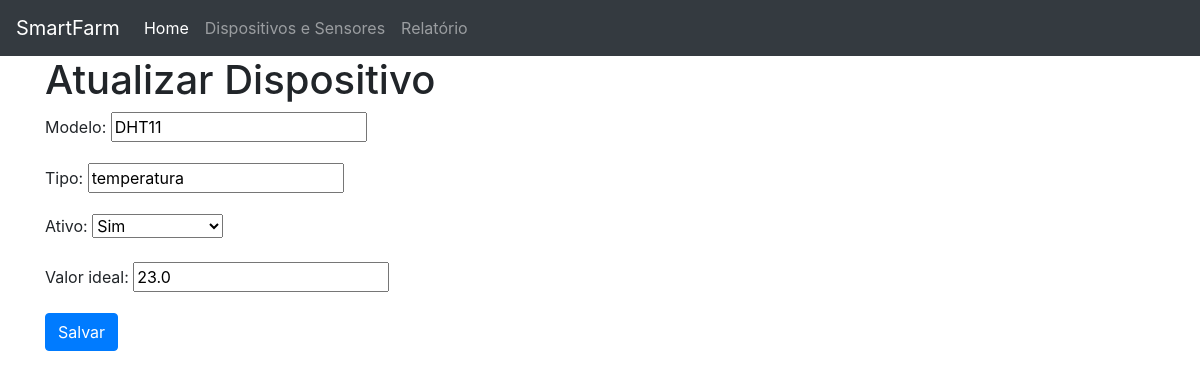
The app's page /sensores/atualizar/44/ with its own data.
### app/models.py (models this page shows)
class Sensor(models.Model):
    modelo = models.CharField(max_length=100, blank=True, null=True)
    tipo = models.CharField(max_length=100, blank=True, null=True)
    ultima_leitura = models.DateTimeField(blank=True, null=True)
    ativo = models.BooleanField(blank=True, null=True)
    valor_ideal = models.FloatField(blank=True, null=True)
    dispositivo = models.ForeignKey(
        Dispositivo, on_delete=models.CASCADE, related_name='sensores')
    created_at = models.DateTimeField(auto_now_add=True)
    updated_at = models.DateTimeField(auto_now=True)
    class Meta:
        db_table = 'sensor'

### app/views.py (the view)
def atualizar_sensor(request, sensor_id):
    sensor = Sensor.objects.get(id=sensor_id)
    print("Atualiza_sensor")
    if request.method == 'POST':
        form = SensorForm(request.POST, instance=sensor)
        if form.is_valid():
            form.save()
            publish_device_info(sensor.dispositivo)
            return redirect('dispositivos_e_sensores')
    else:
        form = SensorForm(instance=sensor)
    context = {
        'form': form
    }
    return render(request, 'atualizar_sensor.html', context)

### app/forms.py
class SensorForm(forms.ModelForm):
    class Meta:
        model = Sensor
        fields = ['modelo', 'tipo', 'ativo', 'valor_ideal']

### template/atualizar_sensor.html (shortened to what this page needs)
<!DOCTYPE html>
<html>
    <head>
        <link
            rel="stylesheet"
            href="https://maxcdn.bootstrapcdn.com/bootstrap/4.0.0/css/bootstrap.min.css"
        />
    </head>
    <body>
        {% include 'navbar.html' %}
        <div class="container">
            <h1>Atualizar Dispositivo</h1>
            <form method="post">
                {% csrf_token %} {{ form.as_p }}
                <button type="submit" class="btn btn-primary">Salvar</button>
            </form>
        </div>
    </body>
</html>

### records on screen
Sensor: modelo "DHT11", tipo "temperatura", ativo "Sim", valor_ideal "23.0"
